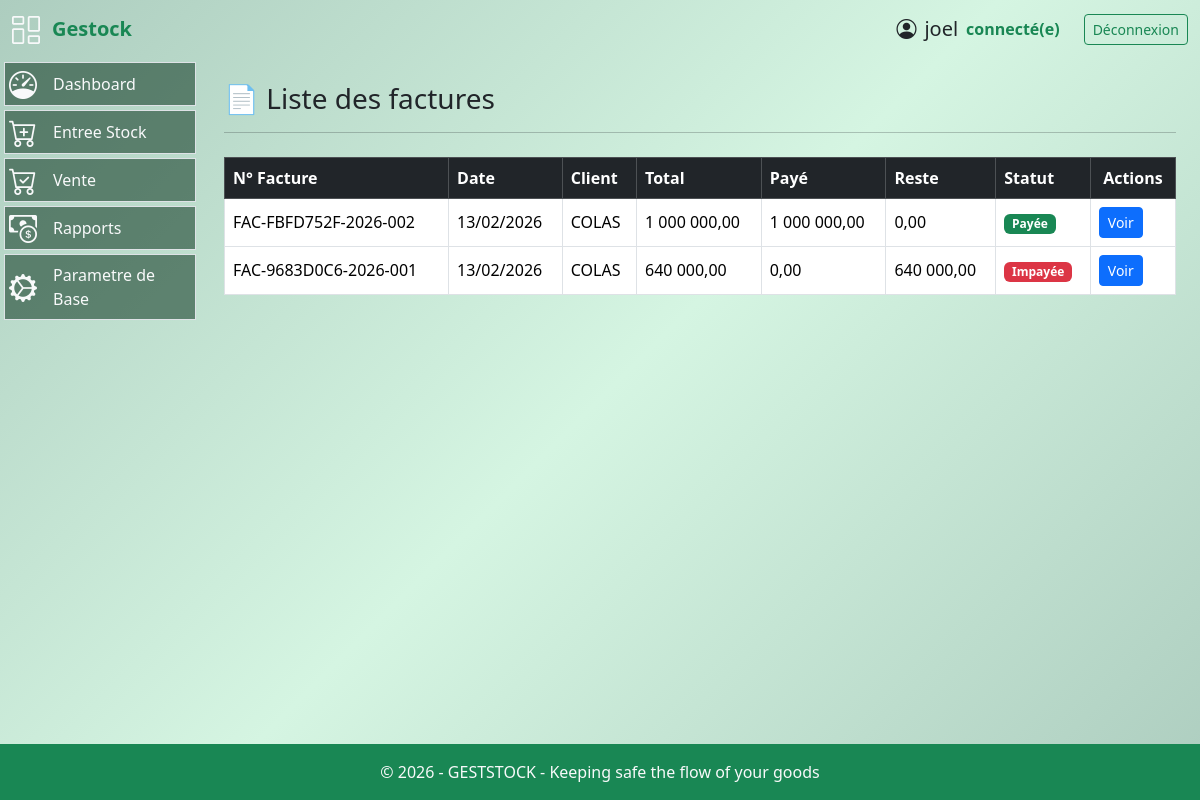
Page /factures (signed in) on the committed database.
### models.py (models this page shows, shortened)
class User(UserMixin, db.Model):
  id = db.Column(db.Integer, primary_key=True)
  username = db.Column(db.String(64), index=True, nullable=False)
  email = db.Column(db.String(120), unique=True, nullable=False)
  password_hash = db.Column(db.String(256))
  role = db.Column(db.String(20), nullable=False, default='operateur')
  joined_at = db.Column(db.DateTime(), default = datetime.now(timezone.utc), index = True)
  must_change_password = db.Column(db.Boolean, default=False)
  __table_args__ = (
      db.UniqueConstraint('email', name='uq_user_email'),
  )

class Facture(db.Model):
    id = db.Column(db.Integer, primary_key=True)
    vente_id = db.Column(
        db.Integer,
        db.ForeignKey("vente.id", name="fk_facture_vente", ondelete="CASCADE"),
        nullable=False,
        unique=True
    )
    numero = db.Column(db.String(50), nullable=False, unique=True)
    date_facture = db.Column(
        db.DateTime(),
        default=lambda: datetime.now(timezone.utc),
        nullable=False
    )
    total = db.Column(db.Numeric(10, 2), nullable=False)
    montant_paye = db.Column(db.Numeric(10, 2), nullable=False)
    reste_a_payer = db.Column(db.Numeric(10, 2), nullable=False)
    statut = db.Column(db.String(20), nullable=False)
    vente = db.relationship(
        "Vente",
        back_populates="facture"
    )

class Client(db.Model):
    id = db.Column(db.Integer, primary_key=True)
    nom_client = db.Column(db.String(100), nullable=False)
    telephone = db.Column(db.String(30))
    adresse_email = db.Column(db.String(255))
    ville = db.Column(db.String(100))
    numero_rcc = db.Column(db.String(50))

### routes.py (the view)
@app.route("/factures")
@login_required
def liste_factures():
    factures = (
        Facture.query
        .join(Vente)
        .order_by(Facture.date_facture.desc())
        .all()
    )
    return render_template(
        "liste_factures.html",
        factures=factures
    )

### routes.py (called while the page is built)
@app.template_filter('money')
def montant_format(valeur):
    return f"{valeur:,.2f}".replace(",", " ").replace(".", ",")

@app.after_request
def disable_cache(response):
    response.headers["Cache-Control"] = "no-store, no-cache, must-revalidate, private"
    response.headers["Pragma"] = "no-cache"
    response.headers["Expires"] = "0"
    return response

@login_manager.user_loader
def load_user(user_id):
    return User.query.get(int(user_id))

@app.context_processor
def utility_processor():
    def is_active(prefix):
        return request.endpoint and prefix in request.endpoint
    return dict(is_active=is_active)

### templates/liste_factures.html (shortened to what this page needs)
{% extends "base.html" %}
{% block content %}
<div class="container my-4">
  <h3 class="mb-3">📄 Liste des factures</h3>
  <hr>
  <div class="table-responsive" style="max-height: 330px; overflow-y: auto;">
    <table class="table table-bordered align-middle my-2">
      <thead class="table-dark sticky-top">
        <tr>
          <th>N° Facture</th>
          <th>Date</th>
          <th>Client</th>
          <th>Total</th>
          <th>Payé</th>
          <th>Reste</th>
          <th>Statut</th>
          <th class="text-center">Actions</th>
        </tr>
      </thead>
      <tbody>
        {% for f in factures %}
        <tr>
          <td>{{ f.numero }}</td>
          <td>{{ f.date_facture.strftime("%d/%m/%Y") }}</td>
          <td>{{ f.vente.client.nom_client }}</td>
          <td>{{ f.total | money}}</td>
          <td>{{ f.montant_paye | money}}</td>
          <td>{{ f.reste_a_payer | money}}</td>
          <td>
            {% if f.statut == "paye" %}
              <span class="badge bg-success">Payée</span>
            {% elif f.statut == "partiel" %}
              <span class="badge bg-warning text-dark">Partielle</span>
            {% else %}
              <span class="badge bg-danger">Impayée</span>
            {% endif %}
          </td>
          <td>
            <a href="{{ url_for('voir_facture', vente_id=f.vente_id) }}"
              class="btn btn-sm btn-primary">
              Voir
            </a>
          </td>
          </tr>
        {% else %}
        <tr>
          <td colspan="9" class="text-center">
            Aucune facture disponible
          </td>
        </tr>
        {% endfor %}
      </tbody>
    </table>
  </div>
</div>
{% endblock %}

### templates/base.html (shortened to what this page needs)
<!DOCTYPE html>
<html lang="fr">
<head>
    <link rel="stylesheet" href="/static/style/styles.css">
    <link rel="stylesheet" href="{{ url_for('static', filename='css/bootstrap.min.css') }}">
    <link rel="stylesheet" href="{{ url_for('static', filename='style/styles.css') }}">
    <link rel="stylesheet" href="https://cdn.jsdelivr.net/npm/bootstrap-icons@1.11.3/font/bootstrap-icons.css">
</head>
<body class="d-flex flex-column min-vh-100 bg-gradient-success">
    <header class="container-fluid py-2">
        <div class="row align-items-between">
            <div class="col-2 gap-2 d-flex align-items-center">
                    <i class="bi bi-columns-gap text-light fs-3"></i>
                <span class="fs-5 px-1 fw-semibold text-success">
                    Gestock
                </span>
            </div>
            <div class="col-10 d-flex gap-4 justify-content-end align-items-center">
                {% if current_user.is_authenticated %}
                    <div class="d-flex justify-content-end align-items-center ">
                        <span class="fs-5 d-flex justify-content-end mx-2 align-items-center">
                            <i class="bi bi-person-circle fs-5 mx-2"></i>
                            {{ current_user.username }}
                        </span>
                        <span class="fs-6 fw-semibold text-success">connecté(e)</span>
                    </div>
                    <div>
                        <a href="{{ url_for('logout') }}" class="btn btn-sm btn-outline-success">
                            Déconnexion
                        </a>
                    </div>
                {% endif %}
            </div>
        </div>
    </header>
    <main class="container-fluid flex-fill">
            <div class="row">
                {% if current_user.is_authenticated %}
                {% if request.path.startswith('/gestion_materiel') %}
                <nav class="col-3 col-md-2 p-1">
                            {% set active_pages = ['paiement', 'produit', 'client', 'dashboard', 'transaction', 'facture', 'stock', 'user'] %}
                        <ul class="nav flex-column gap-1">
                            {% if current_user.role in ["admin","operateur"] %}
                            <li class="nav-item  px-1  {{ 'active bg-nav2' if is_active('client') else '' }}
                                bg-nav-hover bg-nav border d-flex flex-fill justify-content-start align-items-center">
                                <i class="bi bi-person-standing text-light fs-3"></i>
                                <a class="nav-link active text-light" href="{{ url_for('client') }}">Gestion Clients</a>
                            </li>
                            <li class="{{ 'active bg-nav2' if is_active('produit') else '' }} nav-item bg-nav-hover bg-nav px-1 border d-flex flex-fill justify-content-start align-items-center">
                                <i class="bi bi-bag-fill text-light fs-3"></i>
                                <a class="nav-link text-light" href="{{url_for('produit')}}">Gestion Produits</a>
                            </li>
                            <li class="{{ 'active bg-nav2' if is_active('liste_vendeurs') else '' }} nav-item bg-nav-hover bg-nav px-1 border d-flex flex-fill justify-content-start align-items-center">
                                <i class="bi bi-bag-fill text-light fs-3"></i>
                                <a class="nav-link text-light" href="{{url_for('liste_vendeurs')}}">Gestion Vendeurs</a>
                            </li>
                            {% endif %}
                            {% if current_user.role == "admin" %}
                            <li class="{{ 'bg-nav2' if is_active('compagnie') else '' }} nav-item bg-nav-hover bg-nav px-1 border d-flex flex-fill justify-content-start align-items-center">
                                <i class="bi bi-building fs-3 text-light"></i>
                                <a class="nav-link text-light" href="{{url_for('compagnie')}}">Ma Compagnie</a>
                            </li>
                            <li class="{{ 'bg-nav2' if is_active('user') else '' }} nav-item bg-nav-hover bg-nav px-1 border d-flex flex-fill justify-content-start align-items-center">
                                <i class="bi bi-people fs-3 text-light"></i>
                                <a class="nav-link text-light" href="{{url_for('user')}}">Gestion Utilisateurs</a>
                            </li>
                            {% endif %}
                            {% if current_user.role in ["admin","operateur"] %}
                            <li class="nav-item bg-nav-hover bg-nav px-1 border d-flex flex-fill justify-content-start align-items-center">
                                <i class="bi bi-arrow-left-square-fill text-light fs-3"></i>
                                {% if current_user.role == "admin" %}
                                <a class="nav-link text-light"  href="{{url_for('dashboard')}}">Retour</a>
                                {% else %}
                                <a class="nav-link text-light"  href="{{url_for('etat_stock')}}">Retour</a>
                                {% endif %}
                            </li>
                            {% endif %}
                        </ul>
                    </nav>
                    {% else %}
                    <nav class="col-3 col-md-2 p-1">
                        <ul class="nav flex-column gap-1">
                            {% if current_user.role == "admin" %}
                            <li class=" {{ 'bg-nav2' if is_active('dashboard') else '' }} nav-item bg-nav-hover bg-nav px-1 border d-flex flex-fill justify-content-start align-items-center">
                                <i class="bi bi-speedometer text-light fs-3"></i>
                                <a class="nav-link active text-light" href="{{ url_for('dashboard') }}">Dashboard</a>
                            </li>
                            {% endif %}
                            {% if current_user.role in ["admin","operateur"] %}
                            <li class=" {{ 'bg-nav2' if is_active('etat_stock') else '' }} nav-item bg-nav-hover bg-nav px-1 border d-flex flex-fill justify-content-start align-items-center">
                                <i class="bi-cart-plus text-light fs-3"></i>
                                <a class="nav-link text-light" href="{{url_for('etat_stock')}}">Entree Stock</a>
                            </li>
                            {% endif %}
                            {% if current_user.role == "admin" %}
                            <li class="{{ 'bg-nav2' if is_active('nouvelle_vente') else '' }} nav-item bg-nav-hover bg-nav px-1 border d-flex flex-fill justify-content-start align-items-center">
                                <i class="bi-cart-check text-light fs-3"></i>
                                <a class="nav-link text-light" href="{{url_for('nouvelle_vente')}}">Vente</a>
                            </li>
                            <li class="{{ 'bg-nav2' if is_active('rapport') else '' }} nav-item bg-nav-hover bg-nav px-1 border d-flex flex-fill justify-content-start align-items-center">
                                <i class="bi bi-cash-coin text-light fs-3"></i>
                                <a class="nav-link text-light" href="{{url_for('rapport')}}">Rapports</a>
                            </li>
                            {% endif %}
                            {% if current_user.role in ["admin","operateur"] %}
                            <li class="nav-item bg-nav-hover bg-nav px-1 border d-flex flex-fill justify-content-start align-items-center">
                                <i class="bi bi-gear-wide-connected text-light fs-3"></i>
                                <a class="nav-link text-light" href="{{url_for('client')}}">Parametre de Base</a>
                            </li>
                            {% endif %}
                        </ul>
                    </nav>
                    {% endif %}
                 {% endif %}
                  <section class="{% if current_user.is_authenticated %}col-9 col-md-10{% else %}col-12{% endif %}">
                     {% block content %}{% endblock %}
                  </section>
             </div>
    </main>
    <footer class="bg-success text-light text-center py-3 mt-auto">
        <p class="mb-0">© 2026 - GESTSTOCK - Keeping safe the flow of your goods </p>
    </footer>
</body>
</html>

### static/style/styles.css (style rules this page uses)
body,html { min-height: 100%; }
.bg-gradient-success { background: linear-gradient(135deg, #adcdbf, #d5f5e2, #adcdbf); }
.bg-nav { background-color: #113a248f; }

### rows in the picture
User: username "joel"
Facture: numero "FAC-FBFD752F-2026-002", date_facture "13/02/2026", vente.client.nom_client "COLAS", total "1 000 000,00", montant_paye "1 000 000,00", reste_a_payer "0,00", statut "Payée"
Facture: numero "FAC-9683D0C6-2026-001", date_facture "13/02/2026", vente.client.nom_client "COLAS", total "640 000,00", montant_paye "0,00", reste_a_payer "640 000,00", statut "Impayée"
